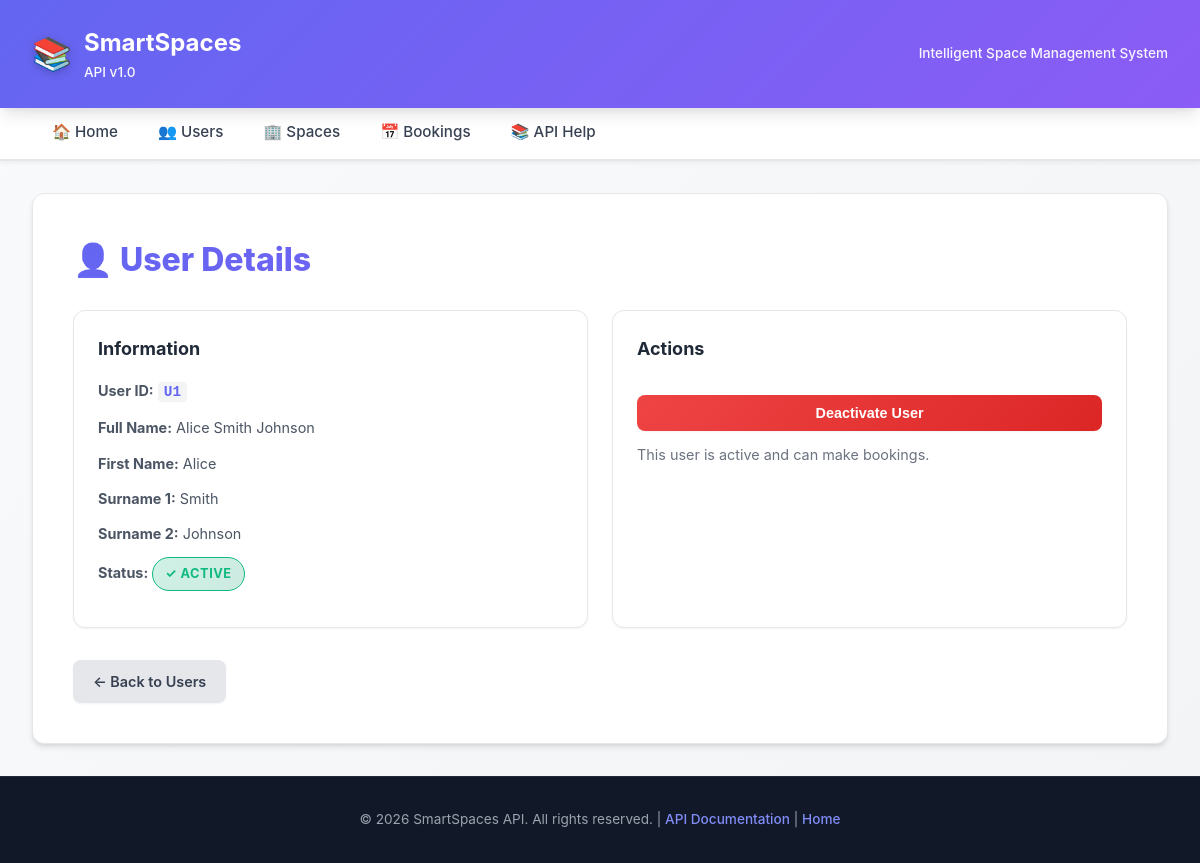
Page /users/U1 on the committed database.
### tables this page shows
CREATE TABLE users (
        user_id  TEXT PRIMARY KEY,
        name     TEXT    NOT NULL,
        surname1 TEXT    NOT NULL,
        surname2 TEXT    NOT NULL,
        active   INTEGER NOT NULL
    );

### presentation/app.py (the view)
@app.route("/users/<user_id>", methods=["GET"])
def get_user(user_id):
    try:
        user = user_service.get_user(user_id)
        formatted_user = format_user(user)
        return render_template('user_detail.html', user=formatted_user)
    except UserNotFoundError:
        logger.warning(f"Usuario no encontrado: {user_id}")
        return render_template('error.html', code=404, path=f"/users/{user_id}"), 404
    except Exception as e:
        logger.error(f"Error al obtener usuario {user_id}: {str(e)}")
        return error_response(f"Error al obtener usuario: {str(e)}", 500)

### application/user_service.py (called while the page is built)
    def get_user(self, user_id: str):
        return self._user_repo.get(user_id)

### domain/user.py (called while the page is built)
    @property
    def user_id(self):
        return self.__user_id

    @property
    def name(self):
        return self._name

    @property
    def surname1(self):
        return self._surname1

    @property
    def surname2(self):
        return self._surname2

    def full_name(self):
        return f"{self.name} {self.surname1} {self.surname2}"

    def is_active(self):
        return self._active

### infrastructure/user_sqlite_repository.py (called while the page is built)
    def _connect(self):
        conn = sqlite3.connect(self._db_path)
        conn.execute("PRAGMA foreign_keys = ON")
        return conn

    def get(self, user_id: str) -> User:
        conn = self._connect()
        try:
            cursor = conn.cursor()
            cursor.execute("""
                SELECT user_id, name, surname1, surname2, active
                FROM users WHERE user_id = ?
            """, (user_id,))
            row = cursor.fetchone()
            if row is None:
                raise UserNotFoundError(
                    f"No existe ningún usuario con ID '{user_id}'"
                )
            user_id, name, surname1, surname2, active = row
            user = User(user_id, name, surname1, surname2)
            if not active:
                user.deactivate()
            return user
        except UserNotFoundError:
            raise
        except sqlite3.OperationalError as e:
            raise PersistenceException(f"Error al leer el usuario: {e}")
        finally:
            conn.close()

### presentation/app.py (called while the page is built)
@app.before_request
def log_request():
    logger.info(f"{request.method} {request.path}")

def format_user(user):
    return {
        "user_id": user.user_id,
        "name": user.name,
        "surname1": user.surname1,
        "surname2": user.surname2,
        "full_name": user.full_name(),
        "active": user.is_active(),
    }

### presentation/templates/user_detail.html (shortened to what this page needs)
{% extends "base.html" %}
{% block content %}
<h1>👤 User Details</h1>
<div class="grid">
    <div class="card">
        <h3>Information</h3>
        <p><strong>User ID:</strong> <code>{{ user.user_id }}</code></p>
        <p><strong>Full Name:</strong> {{ user.full_name }}</p>
        <p><strong>First Name:</strong> {{ user.name }}</p>
        <p><strong>Surname 1:</strong> {{ user.surname1 }}</p>
        <p><strong>Surname 2:</strong> {{ user.surname2 }}</p>
        <p>
            <strong>Status:</strong>
            {% if user.active %}
                <span class="badge active">✓ Active</span>
            {% else %}
                <span class="badge inactive">✗ Inactive</span>
            {% endif %}
        </p>
    </div>
    <div class="card">
        <h3>Actions</h3>
        {% if user.active %}
            <p>
                <form method="POST" action="{{ url_for('deactivate_user_route', user_id=user.user_id) }}" style="display: inline;">
                    <button type="submit" class="btn danger" onclick="return confirm('Are you sure you want to deactivate this user?')">
                        Deactivate User
                    </button>
                </form>
            </p>
            <p class="text-muted">This user is active and can make bookings.</p>
        {% else %}
            <p class="text-muted">This user is inactive and cannot make bookings.</p>
        {% endif %}
    </div>
</div>
<div class="mt-3">
    <a href="{{ url_for('list_users') }}" class="btn secondary">← Back to Users</a>
</div>
{% endblock %}

### rows in the picture
users: user_id "U1", name "Alice", surname1 "Smith", surname2 "Johnson"

### other values in the picture
{{ user.full_name }} "Alice Smith Johnson"
